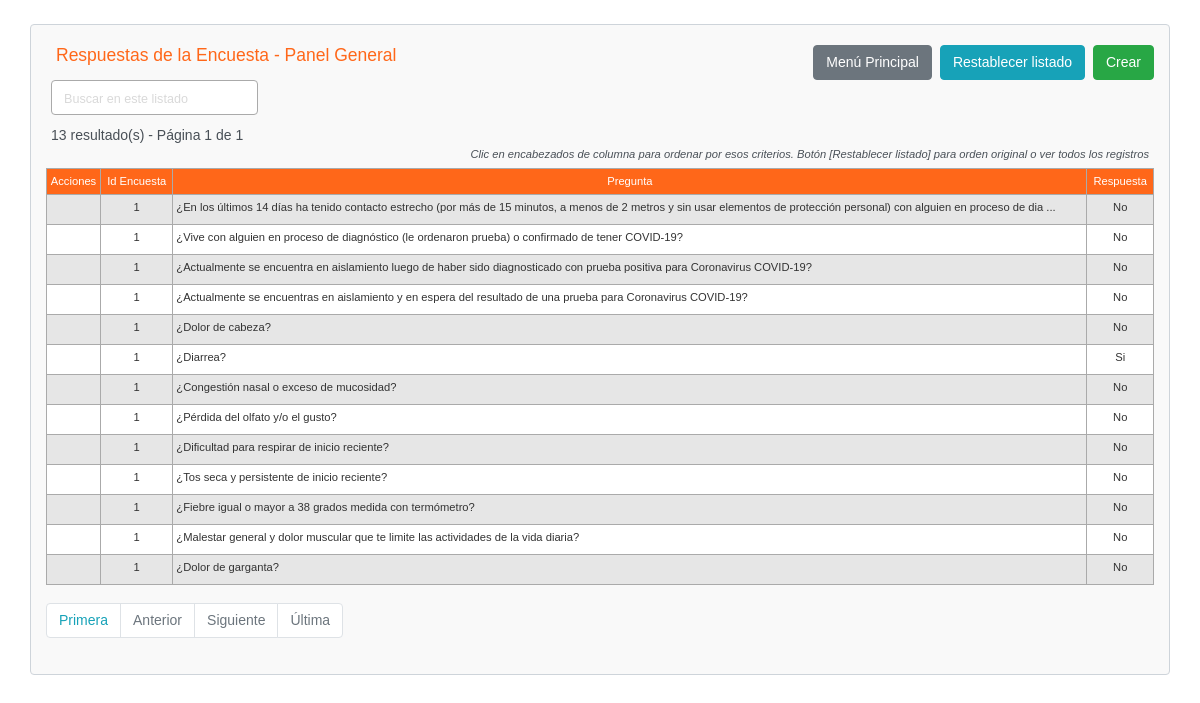
The page /app/respuestas_encuesta/respuestas_encuesta-index.php on the database its author committed.
### tables this page shows
CREATE TABLE `respuestas_encuesta` (
  `idRespuestaEncuesta` int(11) NOT NULL,
  `idEncuesta` int(11) DEFAULT NULL,
  `idPreguntaEncuesta` int(11) DEFAULT NULL,
  `respuestaSiNo` tinyint(1) NOT NULL DEFAULT -1,
  `estado` tinyint(4) NOT NULL DEFAULT 1,
  `auditoria` datetime NOT NULL DEFAULT current_timestamp() ON UPDATE current_timestamp()
);

CREATE TABLE `preguntas_encuesta` (
  `idPreguntaEncuesta` int(11) NOT NULL,
  `textoPregunta` text DEFAULT NULL,
  `orden` tinyint(3) DEFAULT NULL,
  `estado` tinyint(4) NOT NULL DEFAULT 1,
  `auditoria` datetime NOT NULL DEFAULT current_timestamp() ON UPDATE current_timestamp()
);

### app/core/config.php (called while the page is built, shortened)
<?php
$no_of_records_per_page = 15;
?>

### app/respuestas_encuesta/respuestas_encuesta-index.php (the view, shortened to what this page needs)
<!DOCTYPE html>
<html lang="es">
<head>
    <link rel="stylesheet" href="../css/bootstrap-4.5.3.min.css" rel="stylesheet">
    <link rel="stylesheet" href="../css/estilos.css" />
</head>
<body>
    <section class="pt-4">
        <div class="container-fluid index">
            <div class="row">
                <div class="col-md-12">
                    <div class="page-header clearfix">
                        <h2 class="float-left">Respuestas de la Encuesta - Panel General</h2>
                        <a href="respuestas_encuesta-create.php" class="btn btn-success float-right">Crear</a>
                        <a href="respuestas_encuesta-index.php" class="btn btn-info float-right mr-2">Restablecer listado</a>
                        <a href="../core/menu.php" class="btn btn-secondary float-right mr-2">Menú Principal</a>
                    </div>
                    <div class="form-row">
                        <form action="respuestas_encuesta-index.php" method="get">
                        <div class="col">
                          <input type="text" class="form-control" placeholder="Buscar en este listado" name="search">
                        </div>
                        </form>
                    </div>
                    <?php
                    require_once "../core/config.php";
                    $domain     = $_SERVER['HTTP_HOST'];
                    $script   = $_SERVER['SCRIPT_NAME'];
                    $parameters   = $_SERVER['QUERY_STRING'];
                    $protocol=strpos(strtolower($_SERVER['SERVER_PROTOCOL']),'https')
                                === FALSE ? 'http' : 'https';
                    $currenturl = $protocol . '://' . $domain. $script . '?' . $parameters;
                    if (isset($_GET['pageno'])) {
                        $pageno = $_GET['pageno'];
                    } else {
                        $pageno = 1;
                    }
                    $offset = ($pageno-1) * $no_of_records_per_page;
                    $total_pages_sql = "SELECT COUNT(*) FROM respuestas_encuesta";
                    $resultMSQLI = mysqli_query($linkMYSQLI,$total_pages_sql);
                    $total_rows = mysqli_fetch_array($resultMSQLI)[0];
                    $total_pages = ceil($total_rows / $no_of_records_per_page);
                    $order = 'idRespuestaEncuesta';
                    $sortBy = array('asc', 'desc'); $sort = 'desc';
                    $sql = "SELECT RE.*,
                            PE.textoPregunta
                            FROM respuestas_encuesta RE
                            LEFT JOIN preguntas_encuesta PE ON PE.idPreguntaEncuesta = RE.idPreguntaEncuesta
                            ORDER BY $order $sort LIMIT $offset, $no_of_records_per_page";
                    $count_pages = "SELECT * FROM respuestas_encuesta";
                    if(!empty($_GET['search'])) {
                        $search = ($_GET['search']);
                        $sql = "SELECT RE.*,
                            PE.textoPregunta
                            FROM respuestas_encuesta RE
                            LEFT JOIN preguntas_encuesta PE ON PE.idPreguntaEncuesta = RE.idPreguntaEncuesta
                            WHERE CONCAT (RE.idRespuestaEncuesta,RE.idEncuesta,PE.textoPregunta,RE.respuestaSiNo,RE.estado,RE.auditoria)
                            LIKE '%$search%'
                            ORDER BY $order $sort
                            LIMIT $offset, $no_of_records_per_page";
                        $count_pages = "SELECT RE.*,
                            PE.textoPregunta
                            FROM respuestas_encuesta RE
                            LEFT JOIN preguntas_encuesta PE ON PE.idPreguntaEncuesta = RE.idPreguntaEncuesta
                            WHERE CONCAT (RE.idRespuestaEncuesta,RE.idEncuesta,PE.textoPregunta,RE.respuestaSiNo,RE.estado,RE.auditoria)
                            LIKE '%$search%'
                            ORDER BY $order $sort";
                    }
                    else {
                        $search = "";
                    }
                    if($resultMSQLI = mysqli_query($linkMYSQLI, $sql)){
                        if(mysqli_num_rows($resultMSQLI) > 0){
                            if ($result_count = mysqli_query($linkMYSQLI, $count_pages)) {
                               $total_pages = ceil(mysqli_num_rows($result_count) / $no_of_records_per_page);
                           }
                            $number_of_results = mysqli_num_rows($result_count);
                            echo "<div class='cantidad-paginas'>" . $number_of_results . " resultado(s) - Página " . $pageno . " de " . $total_pages . "</div>";
                            echo "<p class='tip-columnas-index'>Clic en encabezados de columna para ordenar por esos criterios. Botón [Restablecer listado] para orden original o ver todos los registros</p>";
                            echo "<div class='seccion-tabla-scroll-horizontal'>";
                            echo "<table class='estilo-tabla-index table table-bordered table-striped'>";
                                echo "<thead>";
                                    echo "<tr>";
                                        echo "<th class='estilo-acciones'>Acciones</th>";
										echo "<th><a href=?search=$search&sort=&order=idEncuesta&sort=$sort>Id Encuesta</th>";
										echo "<th><a href=?search=$search&sort=&order=idPreguntaEncuesta&sort=$sort>Pregunta</th>";
										echo "<th><a href=?search=$search&sort=&order=respuestaSiNo&sort=$sort>Respuesta</th>";
                                    echo "</tr>";
                                echo "</thead>";
                                echo "<tbody>";
                                while($row = mysqli_fetch_array($resultMSQLI)){
                                    echo "<tr>";
                                    echo "<td class='centrar-columna'>";
                                        echo "<a href='respuestas_encuesta-read.php?idRespuestaEncuesta=". $row['idRespuestaEncuesta'] ."'><i class='far fa-eye'></i></a>";
                                        echo "<a href='respuestas_encuesta-update.php?idRespuestaEncuesta=". $row['idRespuestaEncuesta'] ."'><i class='far fa-edit'></i></a>";
                                        echo "<a href='respuestas_encuesta-delete.php?idRespuestaEncuesta=". $row['idRespuestaEncuesta'] ."'><i class='far fa-trash-alt'></i></a>";
                                    echo "</td>";
                                    echo "<td class='centrar-columna'>" . $row['idEncuesta'] . "</td>";
                                    echo "<td>";
                                        $pregunta = (strlen($row['textoPregunta']) >= 175) ? (substr($row['textoPregunta'],0,175)) : ($row['textoPregunta']);
                                        $muyLargo = (strlen($row['textoPregunta']) >= 175) ? ('...') : ('');
                                        echo "$pregunta $muyLargo";
                                    echo "</td>";
                                    echo "<td class='centrar-columna'>";
                                        if ($row['respuestaSiNo'] == 0) { echo 'No'; }
                                        else if ($row['respuestaSiNo'] == 1) { echo 'Si'; }
                                        else if ($row['respuestaSiNo'] == -1) { echo 'Sin asignar'; }
                                    echo "</td>";
                                    echo "</tr>";
                                }
                                echo "</tbody>";
                            echo "</table>";
                            echo "</div>";
?>
                                <ul class="pagination" align-right>
                                <?php
                                    $new_url = preg_replace('/&?pageno=[^&]*/', '', $currenturl);
                                 ?>
                                    <li class="page-item"><a class="page-link" href="<?php echo $new_url .'&pageno=1' ?>">Primera</a></li>
                                    <li class="page-item <?php if($pageno <= 1){ echo 'disabled'; } ?>">
                                        <a class="page-link" href="<?php if($pageno <= 1){ echo '#'; } else { echo $new_url ."&pageno=".($pageno - 1); } ?>">Anterior</a>
                                    </li>
                                    <li class="page-item <?php if($pageno >= $total_pages){ echo 'disabled'; } ?>">
                                        <a class="page-link" href="<?php if($pageno >= $total_pages){ echo '#'; } else { echo $new_url . "&pageno=".($pageno + 1); } ?>">Siguiente</a>
                                    </li>
                                    <li class="page-item <?php if($pageno >= $total_pages){ echo 'disabled'; } ?>">
                                        <a class="page-item"><a class="page-link" href="<?php echo $new_url .'&pageno=' . $total_pages; ?>">Última</a>
                                    </li>
                                </ul>
<?php
                        } else{
                            echo "<p class='lead sin-registros'><em>No se encontraron coincidencias.</em></p>";
                        }
                    } else{
                        echo "ERROR: No fue posible ejecutar $sql. " . mysqli_error($linkMYSQLI);
                    }
                    ?>
                </div>
            </div>
        </div>
    </section>
</body>
</html>

### app/css/estilos.css (style rules this page uses)
body { background-color: white; margin: 0; font-family: "Muli", sans-serif; font-size: 14px; color: #495057; }
table.estilo-tabla-index { border: 1px solid #aaaaaa; background-color: #f2f2f2; width: 100%; text-align: left; border-collapse: collapse; margin-bottom: 3px; }
table.estilo-tabla-index td, table.estilo-tabla-index th { border: 1px solid #aaaaaa; padding: 4px 3px; }
table.estilo-tabla-index tbody td { font-size: 0.8em; color: #333333; }
table.estilo-tabla-index tr:nth-child(even) { background: #ffffff; }
table.estilo-tabla-index thead { background: #ff6719; border-bottom: 0px solid #444444; }
table.estilo-tabla-index thead th { font-size: 0.8em; font-weight: normal; color: #ffffff; text-align: center; border-left: 0px solid #aaaaaa; }
table.estilo-tabla-index thead th:first-child { border-left: none; }
table.estilo-tabla-index thead a { padding: 2px 2px; color: #ffffff; text-decoration: none; }
.page-header h2 { margin-top: 0; }
.estilo-acciones { color: #000000; text-decoration: none; }
input[name="search"]::placeholder { opacity: 1; color: #d9d9d9; font-size: 0.9em; }
input.form-control, input.solo-lectura { background-color: #FFFFEE; border-color: #AAAAAA; }
input[name="search"] { background-color: #FFFFFF; }
.btn { font-size: 1em; }
.page-item, .page-link { font-size: 1em; color: #17a2b8; }
h2.float-left { font-size: 1.5em; padding-left: 10px; }
form div.col { padding-left: 10px; padding-right: 0px; }
.centrar-columna { text-align: center; }
ul.pagination { margin-top: 15px; }
div.page-header h1, div.page-header h2 { font-size: 1.25em; }
input.btn.btn-primary, input.btn.btn-danger, a.btn.btn-primary, a.btn.btn-secondary { margin-top: 20px; }
a.btn.btn-secondary.float-right.mr-2 { margin-top: 0px; }
div.container-fluid { background-color: #F9F9F9; width: 40%; padding: 20px; margin-bottom: 48px; border: 1px; border-radius: 0.25rem; border: 1px solid #ced4da; }
div.container-fluid.index { width: 95%; padding-right: 15px; padding-left: 15px; margin-right: auto; margin-left: auto; }
div.page-header h2, div.page-header h1 { background-color: #ff6719; color: white; padding: 10px; }
div.page-header.clearfix h2, div.page-header.clearfix h1 { background-color: #F9F9F9; color: #ff6719; padding-top: 0px; padding-bottom: 0px; }
.tip-columnas-index { text-align: right; margin-right: 5px; margin-top: 0px; margin-bottom: 0px; margin-left: 0px; font-style: italic; font-size: 0.8em; }
.seccion-tabla-scroll-horizontal { overflow: auto; white-space: nowrap; margin-top: 5px; }
.cantidad-paginas { margin-top: 10px; margin-left: 5px; }
.form-control { font-size: 1em !important; }
body { -webkit-animation: fake 1s infinite; animation: fake 1s infinite; }

### rows shown on the page
respuestas_encuesta: idEncuesta "1", idPreguntaEncuesta.textoPregunta "¿En los últimos 14 días ha tenido contacto estrecho (por más de 15 minutos, a menos de 2 metros y sin usar elementos de protección personal) con alguien en proceso de dia", idPreguntaEncuesta.textoPregunta "...", respuestaSiNo "No"
respuestas_encuesta: idEncuesta "1", idPreguntaEncuesta.textoPregunta "¿Vive con alguien en proceso de diagnóstico (le ordenaron prueba) o confirmado de tener COVID-19?", respuestaSiNo "No"
respuestas_encuesta: idEncuesta "1", idPreguntaEncuesta.textoPregunta "¿Actualmente se encuentra en aislamiento luego de haber sido diagnosticado con prueba positiva para Coronavirus COVID-19?", respuestaSiNo "No"
respuestas_encuesta: idEncuesta "1", idPreguntaEncuesta.textoPregunta "¿Actualmente se encuentras en aislamiento y en espera del resultado de una prueba para Coronavirus COVID-19?", respuestaSiNo "No"
respuestas_encuesta: idEncuesta "1", idPreguntaEncuesta.textoPregunta "¿Dolor de cabeza?", respuestaSiNo "No"
respuestas_encuesta: idEncuesta "1", idPreguntaEncuesta.textoPregunta "¿Diarrea?", respuestaSiNo "Si"
respuestas_encuesta: idEncuesta "1", idPreguntaEncuesta.textoPregunta "¿Congestión nasal o exceso de mucosidad?", respuestaSiNo "No"
respuestas_encuesta: idEncuesta "1", idPreguntaEncuesta.textoPregunta "¿Pérdida del olfato y/o el gusto?", respuestaSiNo "No"
respuestas_encuesta: idEncuesta "1", idPreguntaEncuesta.textoPregunta "¿Dificultad para respirar de inicio reciente?", respuestaSiNo "No"
respuestas_encuesta: idEncuesta "1", idPreguntaEncuesta.textoPregunta "¿Tos seca y persistente de inicio reciente?", respuestaSiNo "No"
respuestas_encuesta: idEncuesta "1", idPreguntaEncuesta.textoPregunta "¿Fiebre igual o mayor a 38 grados medida con termómetro?", respuestaSiNo "No"
respuestas_encuesta: idEncuesta "1", idPreguntaEncuesta.textoPregunta "¿Malestar general y dolor muscular que te limite las actividades de la vida diaria?", respuestaSiNo "No"
respuestas_encuesta: idEncuesta "1", idPreguntaEncuesta.textoPregunta "¿Dolor de garganta?", respuestaSiNo "No"

### other values the page prints
$number_of_results "13"
$pageno "1"
$total_pages "1"
